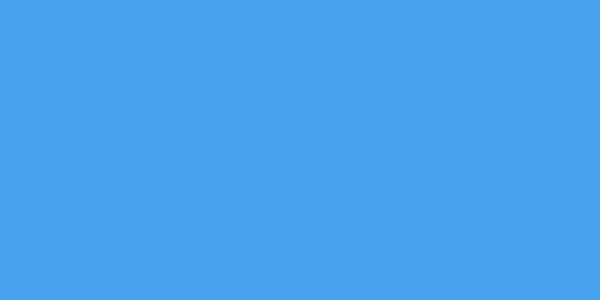
Frame 1 (no input)
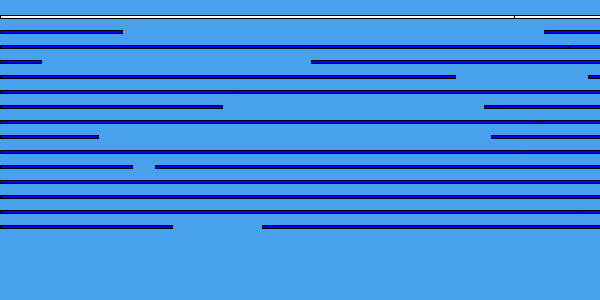
Frame 60 (the mouse pressed at the canvas centre just before this capture)
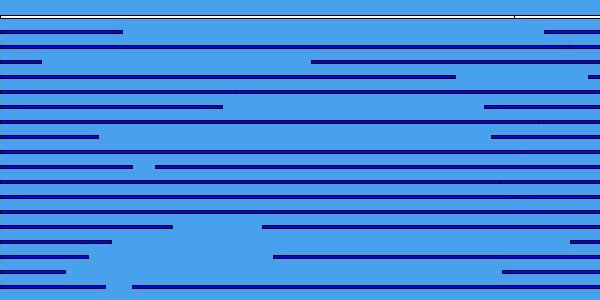
Frame 120 (the mouse held since frame 60 and released just before this capture)

The Processing sketch that drew these frames (run headless with seeded random() and noise(); from frame 60 on, the mouse is pressed at the canvas centre):

// Processing sketch: processing_36751
// ── processing_36751.pde

void setup() { //sets the color and size of the sketch's background
  size(600, 300);
  background(72, 161, 237);
  smooth();
}

float count = 2; //sets the pattern order for the horizontal bars
float num = 160;

void draw() {
  if (count < num) {
    if (random(100) > 80) { //selects 20% of the horizontal bars to be white
      fill(255);
    }
    else {
      fill(0, 0, 255); // the other 80% of bars are blue
    }
    if (count % 4 == 0) { // sets the horizontal bars' dimensions and width, keeping the regular order along the Y-axis
      rect(width, count*width/num, random(-width), width/num);// drawn from the right side
      rect(0,count*width/num, random(width), width/num);// drawn from the left side
    } 
  
  }
  count++;


}
